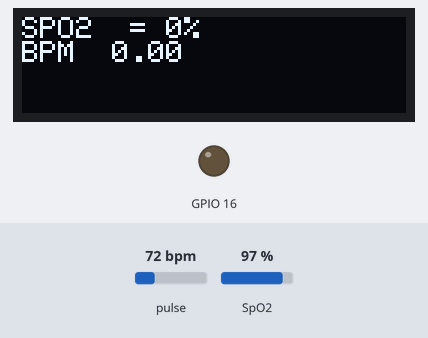
A sketch run on a simulated ESP8266 (NodeMCU). On the bench: 128×32 one-colour display, output pins drawn as LEDs (lit = HIGH). The test bench sets the inputs (shaded band); at power-on: pulse 72 bpm, SpO2 97 %. The display library's start-up logo is not drawn; what the sketch prints to the serial monitor is not drawn.

Above: at 2.2 s.
2.3 s: pulse set to 42 bpm
At 4.7 s:
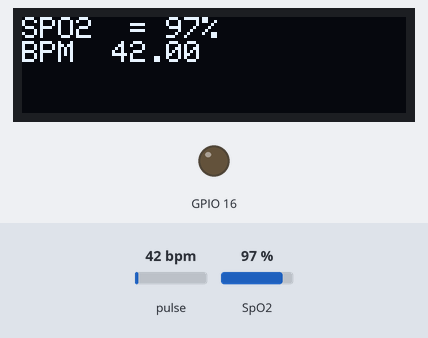
5.3 s: SpO2 set to 80 %
At 7.0 s:
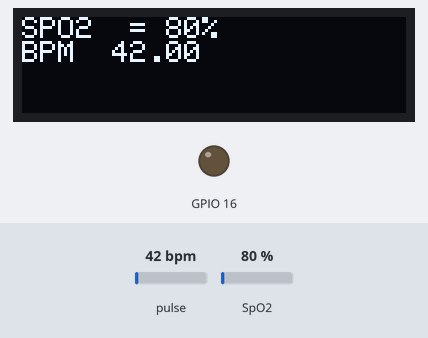
8.3 s: pulse set to 70 bpm
At 9.9 s:
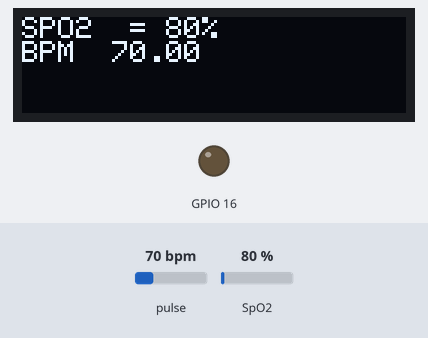
11.3 s: SpO2 set to 85 %
At 12.1 s:
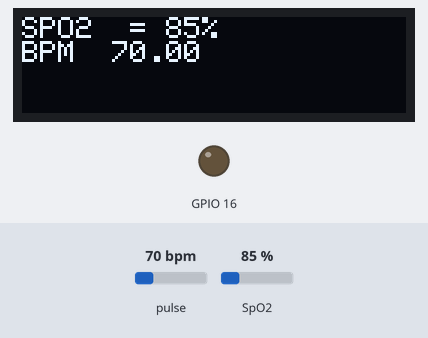
Timing chart, 0 to 14.3 s (numbered marks = the images above; inputs shaded):
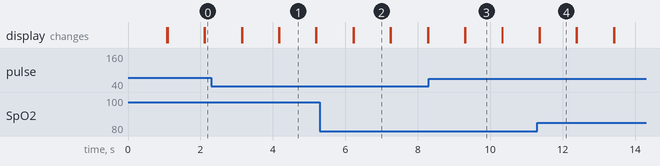

The sketch:

sketch_mar30a.ino
```cpp
//IoT Based Pulse Heart Rate BPM and Oxygen SpO2 Monitor

#include <Wire.h>
#include <SPI.h>
#include "MAX30100_PulseOximeter.h"
//#define BLYNK_PRINT Serial
//#include <Blynk.h>
#include <ESP8266WiFi.h>
//#include <BlynkSimpleEsp8266.h>
//#include "Adafruit_GFX.h"
//#include "OakOLED.h"
//#include "SSD1306Ascii.h" //oled library
//#include "SSD1306AsciiWire.h" // oled library
#include <Adafruit_GFX.h>
#include <Adafruit_SSD1306.h>

Adafruit_SSD1306 display = Adafruit_SSD1306(128, 32, &Wire);

#define REPORTING_PERIOD_MS 1000
//OakOLED oled;
//SSD1306AsciiWire oled;

//char auth[] = "xxxxx-xxxx-xxx";             // Authentication Token Sent by Blynk
//char ssid[] = "xxxxx-xxxx-xxx";        //WiFi SSID
//char pass[] = "xxxxx-xxxx-xxx";        //WiFi Password

// Connections : SCL PIN - D1 , SDA PIN - D2 , INT PIN - D0
PulseOximeter pox;

float BPM, SpO2;
uint32_t tsLastReport = 0;

const unsigned char bitmap [] PROGMEM =
{
  0x00, 0x00, 0x00, 0x00, 0x01, 0x80, 0x18, 0x00, 0x0f, 0xe0, 0x7f, 0x00, 0x3f, 0xf9, 0xff, 0xc0,
  0x7f, 0xf9, 0xff, 0xc0, 0x7f, 0xff, 0xff, 0xe0, 0x7f, 0xff, 0xff, 0xe0, 0xff, 0xff, 0xff, 0xf0,
  0xff, 0xf7, 0xff, 0xf0, 0xff, 0xe7, 0xff, 0xf0, 0xff, 0xe7, 0xff, 0xf0, 0x7f, 0xdb, 0xff, 0xe0,
  0x7f, 0x9b, 0xff, 0xe0, 0x00, 0x3b, 0xc0, 0x00, 0x3f, 0xf9, 0x9f, 0xc0, 0x3f, 0xfd, 0xbf, 0xc0,
  0x1f, 0xfd, 0xbf, 0x80, 0x0f, 0xfd, 0x7f, 0x00, 0x07, 0xfe, 0x7e, 0x00, 0x03, 0xfe, 0xfc, 0x00,
  0x01, 0xff, 0xf8, 0x00, 0x00, 0xff, 0xf0, 0x00, 0x00, 0x7f, 0xe0, 0x00, 0x00, 0x3f, 0xc0, 0x00,
  0x00, 0x0f, 0x00, 0x00, 0x00, 0x06, 0x00, 0x00, 0x00, 0x00, 0x00, 0x00, 0x00, 0x00, 0x00, 0x00
};

//void printToScreen() {
//  display.clearDisplay();
//  display.display();
////  oled.clear();
////  float spo2=pox.getSpO2();
////  float heartRate=pox.getHeartRate();
////  oled.setCursor(0,0);
////  if(1) {
////    oled.print(F("HR: ")); oled.println(BPM, DEC);
////    oled.print(F("SPO2: ")); oled.println(SpO2, DEC);
////  } else {
////    oled.print(F("Not valid"));
////  }
////    oled.print(F("HR: ")); oled.println(BPM, DEC);
////    oled.print(F("SPO2: ")); oled.println(SpO2, DEC);
//  display.println("SPO2");
//  display.println("BPM");
//  display.display();
//}

//void onBeatDetected()
//{
//  Serial.println("Beat Detected!");
//  oled.drawBitmap( 60, 20, bitmap, 28, 28, 1);
//  oled.display();
//}

void setup()
{
  Serial.begin(115200);
//  oled.begin();
//oled.begin(SSD1306_SWITCHCAPVCC, 0x3C);
//  oled.clearDisplay();
//  oled.setTextSize(1);
//  oled.setTextColor(1);
//  oled.setCursor(0, 0);

//  oled.println("Initializing pulse oximeter..");
//  oled.display();
//    oled.begin(&Adafruit128x64, 0x3C);
//    oled.begin(SSD1306_SWITCHCAPVCC, 0x3C);
//    oled.setFont(Arial14);
//    display.begin(SSD1306_SWITCHCAPVCC, 0x3C); // Address 0x3C for 128x32
//    display.display();
//     display.clearDisplay();
//      display.display();
    pinMode(16, OUTPUT);
    display.begin(SSD1306_SWITCHCAPVCC, 0x3C); // Address 0x3C for 128x32
    display.display();
    delay(1000);

  // Clear the buffer.
    display.clearDisplay();
    display.display();
//  Blynk.begin(auth, ssid, pass);

  Serial.print("Initializing Pulse Oximeter..");

  if (!pox.begin())
  {
    Serial.println("FAILED");
//    oled.clearDisplay();
//    oled.setTextSize(1);
//    oled.setTextColor(1);
//    oled.setCursor(0, 0);
//      oled.print(F("FAILED"));
//    oled.println("FAILED");
//    oled.display();
    for (;;);
  }
  else
  {
//    oled.clearDisplay();
//    oled.setTextSize(1);
//    oled.setTextColor(1);
//    oled.setCursor(0, 0);
//    oled.println("SUCCESS");
//    oled.display();
//    Serial.println("SUCCESS");
//      oled.print(F("SUCCESS"));
//      pox.setOnBeatDetectedCallback(onBeatDetected);
  display.setTextSize(1);
  display.setTextColor(SSD1306_WHITE);
  display.setCursor(0,0);
  display.print("Success max");
  display.setCursor(0,0);
  display.display();
     Serial.println("SUCCESS");
  }

  // The default current for the IR LED is 50mA and it could be changed by uncommenting the following line.
  //pox.setIRLedCurrent(MAX30100_LED_CURR_7_6MA);

}

void loop()
{
  pox.update();
//  Blynk.run();

  BPM = pox.getHeartRate();
  SpO2 = pox.getSpO2();
  if (millis() - tsLastReport > REPORTING_PERIOD_MS)
  {
    Serial.print("Heart rate:");
    Serial.print(BPM);
    Serial.print(" SpO2:");
    Serial.print(SpO2);
    Serial.println(" %");
    display.clearDisplay();
    display.display();
    display.setTextSize(1);
    display.setTextColor(SSD1306_WHITE);
    display.setCursor(0,0);
    display.print("SPO2  = ");
    display.print(pox.getSpO2());
    display.println("%");
    display.print("BPM  ");
    display.println(pox.getHeartRate());
    display.setCursor(0,0);
    display.display(); // actually display all of the above
//    printToScreen();
//    Blynk.virtualWrite(V1, BPM);
//    Blynk.virtualWrite(V2, SpO2);
//    display.clearDisplay();
//    display.setTextSize(1);
//    display.setTextColor(SSD1306_WHITE);
//    display.setCursor(0,0);
//    oled.clearDisplay();
//    oled.setTextSize(1);
//    oled.setTextColor(1);
//    oled.setCursor(0, 16);
//    oled.println(pox.getHeartRate());
//
//    oled.setTextSize(1);
//    oled.setTextColor(1);
//    oled.setCursor(0, 0);
//    oled.println("Heart BPM");
//
//    oled.setTextSize(1);
//    oled.setTextColor(1);
//    oled.setCursor(0, 30);
//    oled.println("Spo2");
//
//    oled.setTextSize(1);
//    oled.setTextColor(1);
//    oled.setCursor(0, 45);
//    oled.println(pox.getSpO2());
//    oled.display();

    tsLastReport = millis();
  }
}
```

Measured:
- after the input at 5.3 s, the display: first differs from a run without the input after 0.93 s (image 2)
- after the input at 8.3 s, the display: first differs from a run without the input after 1.0 s (image 3)
- after the input at 11.3 s, the display: first differs from a run without the input after 0.07 s (image 4)
- what the display in image 1 shows lasts 1.0 s, from 4.2 s to 5.2 s
